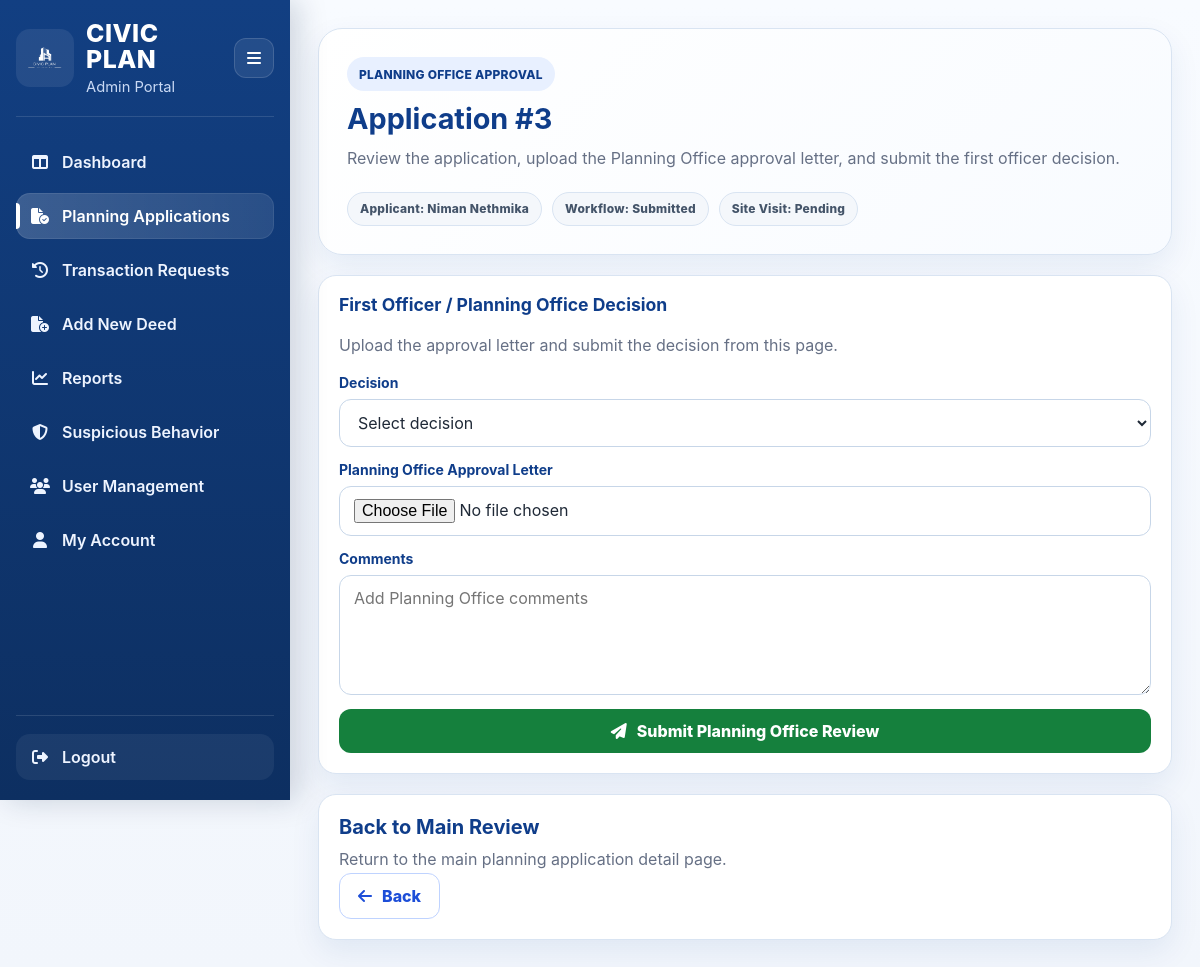
The page /admin/planning-applications/3/planning-office (signed in) on the database its author committed.
### tables this page shows
CREATE TABLE planning_applications (
        application_id INTEGER PRIMARY KEY AUTOINCREMENT,
        user_id INTEGER NOT NULL,
        status TEXT NOT NULL DEFAULT 'Draft',
        current_step TEXT DEFAULT '1',
        created_at TEXT DEFAULT CURRENT_TIMESTAMP,
        updated_at TEXT DEFAULT CURRENT_TIMESTAMP,
        reviewed_by INTEGER,
        reviewed_at TEXT,
        admin_comment TEXT,
        decision_pdf_path TEXT,
        workflow_stage TEXT DEFAULT 'Submitted',

        site_visit_required INTEGER DEFAULT 1,
        site_visit_status TEXT DEFAULT 'Pending',

        additional_docs_required INTEGER DEFAULT 0,

        planning_office_decision TEXT,
        planning_office_comment TEXT,
        planning_office_letter_path TEXT,

        first_officer_decision TEXT,
        first_officer_comment TEXT,
        first_officer_by INTEGER,
        first_officer_at TEXT,

        deputy_director_decision TEXT,
        deputy_director_comment TEXT,
        deputy_director_by INTEGER,
        deputy_director_at TEXT,

        committee_decision TEXT,
        committee_comment TEXT,
        committee_by INTEGER,
        committee_at TEXT, first_officer_letter_path TEXT, deputy_director_letter_path TEXT,

        FOREIGN KEY (user_id) REFERENCES users(user_id)
    );

CREATE TABLE users (
        user_id INTEGER PRIMARY KEY AUTOINCREMENT,
        first_name TEXT NOT NULL,
        last_name TEXT NOT NULL,
        phone_number TEXT,
        email TEXT NOT NULL,
        password_hash TEXT NOT NULL,
        date_of_birth TEXT,
        address TEXT,
        city TEXT,
        nic TEXT NOT NULL,
        employee_id TEXT,
        is_admin BOOLEAN DEFAULT 0,
        is_active BOOLEAN DEFAULT 1,
        created_at TEXT DEFAULT CURRENT_TIMESTAMP
    , failed_login_attempts INTEGER DEFAULT 0, account_locked_until TEXT, lockout_stage INTEGER DEFAULT 0, post_lock_failed_attempts INTEGER DEFAULT 0);

### routes/admin_planning_application_routes.py (the view)
@admin_planning_bp.route("/admin/planning-applications/<int:application_id>/planning-office", endpoint="planning_office_approval")
def planning_office_approval(application_id):
    admin_user, redirect_response = admin_required()
    if redirect_response:
        return redirect_response
    data = fetch_full_application_bundle(application_id)
    if not data:
        flash("Application not found.", "error")
        return redirect(url_for("admin_planning.admin_planning_applications"))
    return render_template(
        "planning_office_approval.html",
        user=admin_user,
        application=data["application"],
        attachments=data["attachments"],
        requested_documents=data["requested_documents"],
        workflow_history=data["workflow_history"],
        active_page="planning_applications",
    )

### database/db_connection.py (called while the page is built)
def get_connection():
    conn = sqlite3.connect(DB_PATH)
    conn.row_factory = sqlite3.Row
    conn.execute("PRAGMA foreign_keys = ON")
    return conn

### routes/admin_routes.py (called while the page is built)
def get_current_user():
    if "user_id" not in session:
        return None
    conn = get_connection()
    cursor = conn.cursor()
    cursor.execute(
        """
        SELECT *
        FROM users
        WHERE user_id = ?
        """,
        (session["user_id"],),
    )
    user = cursor.fetchone()
    conn.close()
    return user

def admin_required():
    user = get_current_user()
    if not user:
        track_unauthorized_access()
        flash("Please sign in first.", "error")
        return None, redirect(url_for("auth.login"))
    if not user["is_admin"]:
        track_unauthorized_access()
        flash("Admin access only.", "error")
        return None, redirect(url_for("main.dashboard"))
    return user, None

### routes/password_reset_routes.py (called while the page is built)
def _is_logged_in_user():
    return session.get("user_id") is not None or session.get("admin_id") is not None

@password_reset_bp.app_context_processor
def inject_password_reset_context():
    return_to = session.get("password_reset_return_to")
    if return_to == "account" and _is_logged_in_user():
        reset_back_url = url_for("user.account")
        reset_back_text = "Back to My Account"
    else:
        reset_back_url = url_for("auth.login")
        reset_back_text = "Back to Login"
    return {
        "reset_logged_in": _is_logged_in_user(),
        "reset_back_url": reset_back_url,
        "reset_back_text": reset_back_text,
    }

### templates/planning_office_approval.html (shortened to what this page needs)
<!DOCTYPE html>
<html lang="en">
<head>
    <link rel="stylesheet" href="{{ url_for('static', filename='admin_sidebar.css') }}">
    <link rel="stylesheet" href="{{ url_for('static', filename='admin_planning_office_approval.css') }}">
    <link rel="stylesheet" href="https://cdnjs.cloudflare.com/ajax/libs/font-awesome/6.5.0/css/all.min.css">
</head>
<body>
    <div class="dashboard-shell">
        {% include 'partials/admin_sidebar.html' %}
        <main class="main-content">
            <div class="page-shell">
                <section class="topbar">
                    <div class="topbar-left">
                        <span class="page-kicker">Planning Office Approval</span>
                        <h1>Application #{{ application['application_id'] }}</h1>
                        <p>
                            Review the application, upload the Planning Office approval letter,
                            and submit the first officer decision.
                        </p>
                    </div>
                    <div class="topbar-right">
                        <span class="chip">Applicant: {{ application['first_name'] }} {{ application['last_name'] }}</span>
                        <span class="chip">Workflow: {{ application['workflow_stage'] or '-' }}</span>
                        <span class="chip">Site Visit: {{ application['site_visit_status'] or '-' }}</span>
                    </div>
                </section>
                <section class="approval-page-grid">
                    <div class="left-column">
                        <div class="card">
                            <div class="card-header">
                                <h2 class="card-title">First Officer / Planning Office Decision</h2>
                            </div>
                            <div class="card-body">
                                <p class="card-desc">
                                    Upload the approval letter and submit the decision from this page.
                                </p>
                                <form method="POST"
                                      action="{{ url_for('admin_planning.submit_planning_office_review', application_id=application['application_id']) }}"
                                      enctype="multipart/form-data"
                                      class="stage-form">
                                    <div class="form-group">
                                        <label for="decision">Decision</label>
                                        <select id="decision" name="decision" required>
                                            <option value="">Select decision</option>
                                        </select>
                                    </div>
                                    <div class="form-group">
                                        <label for="approval_letter">Planning Office Approval Letter</label>
                                        <input type="file"
                                               id="approval_letter"
                                               name="approval_letter"
                                               accept=".pdf,.doc,.docx">
                                    </div>
                                    <div class="form-group">
                                        <label for="po_comment">Comments</label>
                                        <textarea id="po_comment"
                                                  name="po_comment"
                                                  placeholder="Add Planning Office comments">{{ application['planning_office_comment'] or '' }}</textarea>
                                    </div>
                                    <button class="btn btn-success" type="submit">
                                        <i class="fa-solid fa-paper-plane"></i>
                                        Submit Planning Office Review
                                    </button>
                                </form>
                            </div>
                        </div>
                    </div>
                    <div class="right-column">
                        <div class="action-card">
                            <h3>Back to Main Review</h3>
                            <p>Return to the main planning application detail page.</p>
                            <a class="btn btn-outline"
                               href="{{ url_for('admin_planning.review_planning_application', application_id=application['application_id']) }}">
                                <i class="fa-solid fa-arrow-left"></i>
                                Back
                            </a>
                        </div>
                    </div>
                </section>
            </div>
        </main>
    </div>
</body>
</html>

### static/admin_planning_office_approval.css (style rules this page uses)
:root { --bg: #f4f7fb; --surface: #ffffff; --surface-soft: #f8fbff; --line: #d9e4f2; --line-strong: #c7d6e8; --text: #1f2937; --muted: #667085; --heading: #0f3d8a; --primary: #1d4ed8; --primary-soft: #e8f0ff; --success: #15803d; --success-soft: #eaf8ee; --warning: #b45309; --warning-soft: #fff4e5; --danger: #b42318; --danger-soft: #fff1f1; --info: #245aba; --info-soft: #eef6ff; --shadow: 0 12px 30px rgba(15, 61, 138, 0.08); --radius-xl: 24px; --radius-lg: 18px; --radius-md: 14px; --radius-sm: 12px; }
* { box-sizing: border-box; }
html, body { margin: 0; padding: 0; min-height: 100%; overflow-x: hidden; }
body { font-family: Inter, Arial, Helvetica, sans-serif; background: linear-gradient(180deg, #f8fbff 0%, #f2f6fc 100%); color: var(--text); }
button, input, select, textarea { font: inherit; }
.dashboard-shell { display: flex; min-height: 100vh; width: 100%; align-items: stretch; }
.main-content { flex: 1; min-width: 0; padding: 28px; }
.page-shell { width: 100%; max-width: 1440px; margin: 0 auto; }
.topbar { display: grid; grid-template-columns: minmax(0, 1.25fr) minmax(320px, 1fr); gap: 20px; align-items: start; background: linear-gradient(135deg, #ffffff 0%, #f8fbff 100%); border: 1px solid var(--line); border-radius: var(--radius-xl); padding: 28px; box-shadow: var(--shadow); margin-bottom: 20px; }
.page-kicker, .chip, .doc-badge { display: inline-flex; align-items: center; justify-content: center; min-height: 34px; padding: 0 12px; border-radius: 999px; font-size: 12px; font-weight: 800; letter-spacing: 0.02em; }
.page-kicker { background: var(--primary-soft); color: var(--heading); text-transform: uppercase; margin-bottom: 10px; }
.topbar-left h1, .card-title, .action-card h3, .doc-title { margin: 0; color: var(--heading); }
.topbar-left h1 { font-size: clamp(1.8rem, 2.4vw, 2.5rem); margin-bottom: 10px; }
.topbar-left p, .card-desc, .doc-sub, .action-card p { color: var(--muted); line-height: 1.6; margin: 0; }
.topbar-right { display: flex; flex-wrap: wrap; justify-content: flex-end; gap: 10px; align-content: start; }
.chip { background: #f4f7fb; color: #445469; border: 1px solid var(--line); }
.approval-page-grid { display: grid; grid-template-columns: minmax(0, 1.45fr) minmax(320px, 0.85fr); gap: 20px; align-items: start; width: 100%; }
.left-column, .right-column { display: flex; flex-direction: column; gap: 18px; min-width: 0; }
.card, .action-card { background: var(--surface); border: 1px solid var(--line); border-radius: var(--radius-lg); box-shadow: var(--shadow); overflow: hidden; }
.card-header { padding: 18px 20px 0; }
.card-body { padding: 18px 20px 20px; }
.card-title { font-size: 1.1rem; }
.card-desc { margin-bottom: 16px; }
.stage-form { display: flex; flex-direction: column; gap: 14px; }
.form-group { display: flex; flex-direction: column; gap: 8px; }
.form-group label { font-size: 14px; font-weight: 700; color: var(--heading); }
select, input[type="file"], textarea { width: 100%; border: 1px solid var(--line-strong); border-radius: var(--radius-sm); padding: 12px 14px; background: #fff; color: var(--text); transition: 0.2s ease; }
textarea { min-height: 120px; resize: vertical; }
.action-card { padding: 20px; }
.action-card h3 { font-size: 1.25rem; margin-bottom: 8px; }
.btn { border: none; border-radius: var(--radius-sm); padding: 12px 18px; color: #fff; font-weight: 800; cursor: pointer; transition: 0.2s ease; text-decoration: none; display: inline-flex; align-items: center; justify-content: center; gap: 10px; }
.btn-success { background: var(--success); }
.btn-outline { background: #fff; color: var(--primary); border: 1px solid #bfd3ff; }
@media (max-width: 1200px) { .topbar, .approval-page-grid { grid-template-columns: 1fr; } }
@media (max-width: 1200px) { .topbar-right { justify-content: flex-start; } }

### rows shown on the page
planning_applications: application_id "3", workflow_stage "Submitted", site_visit_status "Pending"
users: first_name "Niman", last_name "Nethmika"
